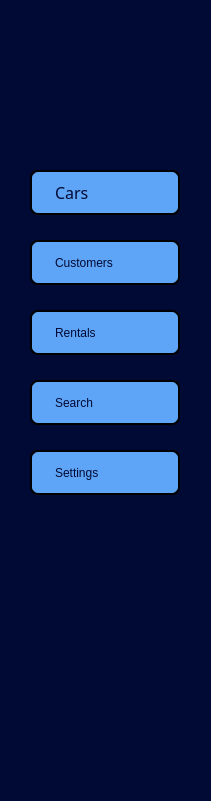
   <widget class="QWidget" name="icon_widget" native="true">
    <property name="geometry">
     <rect>
      <x>0</x>
      <y>0</y>
      <width>211</width>
      <height>801</height>
     </rect>
    </property>
    <property name="styleSheet">
     <string notr="true">QWidget{
background-color: rgb(0, 10, 52);
	color: rgb(0, 10, 52);
}

QRadioButton{
	background-color: rgb(95, 165, 247);
	border-radius: 8px;
	border: 2px solid black;
	padding: 3px;
	color: rgb(0, 10, 52);
	font: 600 12pt &quot;Segoe UI Variable Display Semib&quot;;
}

QRadioButton::indicator {
    background: none;
    border: none;
}

QRadioButton:hover{
	background-color: rgb(0, 10, 52);
	color: rgb(95, 165, 247);
	border-color: rgb(95, 165, 247);
}

QRadioButton:checked {
    background-color: rgb(0, 10, 52);
    color: rgb(95, 165, 247);
	border-color: rgb(95, 165, 247);
}</string>
    </property>
    <widget class="QLabel" name="logo">
     <property name="geometry">
      <rect>
       <x>60</x>
       <y>20</y>
       <width>80</width>
       <height>80</height>
      </rect>
     </property>
     <property name="minimumSize">
      <size>
       <width>80</width>
       <height>80</height>
      </size>
     </property>
     <property name="maximumSize">
      <size>
       <width>80</width>
       <height>80</height>
      </size>
     </property>
     <property name="text">
      <string/>
     </property>
     <property name="pixmap">
      <pixmap resource="resources.qrc">:/icons/car-logo-small.png</pixmap>
     </property>
     <property name="scaledContents">
      <bool>true</bool>
     </property>
    </widget>
    <widget class="QRadioButton" name="carsMenu">
     <property name="geometry">
      <rect>
       <x>30</x>
       <y>170</y>
       <width>150</width>
       <height>45</height>
      </rect>
     </property>
     <property name="font">
      <font>
       <family>Segoe UI Variable Display Semib</family>
       <pointsize>12</pointsize>
       <italic>false</italic>
       <fontweight>DemiBold</fontweight>
      </font>
     </property>
     <property name="cursor">
      <cursorShape>PointingHandCursor</cursorShape>
     </property>
     <property name="text">
      <string>Cars</string>
     </property>
     <property name="icon">
      <iconset resource="resources.qrc">
       <normaloff>:/icons/car3.png</normaloff>:/icons/car3.png</iconset>
     </property>
     <property name="iconSize">
      <size>
       <width>30</width>
       <height>30</height>
      </size>
     </property>
    </widget>
    <widget class="QRadioButton" name="customersMenu">
     <property name="geometry">
      <rect>
       <x>30</x>
       <y>240</y>
       <width>150</width>
       <height>45</height>
      </rect>
     </property>
     <property name="cursor">
      <cursorShape>PointingHandCursor</cursorShape>
     </property>
     <property name="styleSheet">
      <string notr="true"/>
     </property>
     <property name="text">
      <string>Customers</string>
     </property>
     <property name="icon">
      <iconset resource="resources.qrc">
       <normaloff>:/icons/customer.png</normaloff>:/icons/customer.png</iconset>
     </property>
     <property name="iconSize">
      <size>
       <width>30</width>
       <height>30</height>
      </size>
     </property>
    </widget>
    <widget class="QRadioButton" name="rentalMenu">
     <property name="geometry">
      <rect>
       <x>30</x>
       <y>310</y>
       <width>150</width>
       <height>45</height>
      </rect>
     </property>
     <property name="cursor">
      <cursorShape>PointingHandCursor</cursorShape>
     </property>
     <property name="text">
      <string>Rentals</string>
     </property>
     <property name="icon">
      <iconset resource="resources.qrc">
       <normaloff>:/icons/assignment.png</normaloff>:/icons/assignment.png</iconset>
     </property>
     <property name="iconSize">
      <size>
       <width>22</width>
       <height>22</height>
      </size>
     </property>
    </widget>
    <widget class="QRadioButton" name="searchMenu">
     <property name="geometry">
      <rect>
       <x>30</x>
       <y>380</y>
       <width>150</width>
       <height>45</height>
      </rect>
     </property>
     <property name="cursor">
      <cursorShape>PointingHandCursor</cursorShape>
     </property>
     <property name="text">
      <string>Search</string>
     </property>
     <property name="icon">
      <iconset resource="resources.qrc">
       <normaloff>:/icons/search.png</normaloff>:/icons/search.png</iconset>
     </property>
     <property name="iconSize">
      <size>
       <width>25</width>
       <height>25</height>
      </size>
     </property>
    </widget>
    <widget class="QRadioButton" name="settingsMenu">
     <property name="geometry">
      <rect>
       <x>30</x>
       <y>450</y>
       <width>150</width>
       <height>45</height>
      </rect>
     </property>
     <property name="cursor">
      <cursorShape>PointingHandCursor</cursorShape>
     </property>
     <property name="text">
      <string>Settings</string>
     </property>
     <property name="icon">
      <iconset resource="resources.qrc">
       <normaloff>:/icons/setting.png</normaloff>:/icons/setting.png</iconset>
     </property>
     <property name="iconSize">
      <size>
       <width>25</width>
       <height>25</height>
      </size>
     </property>
    </widget>
   </widget>
